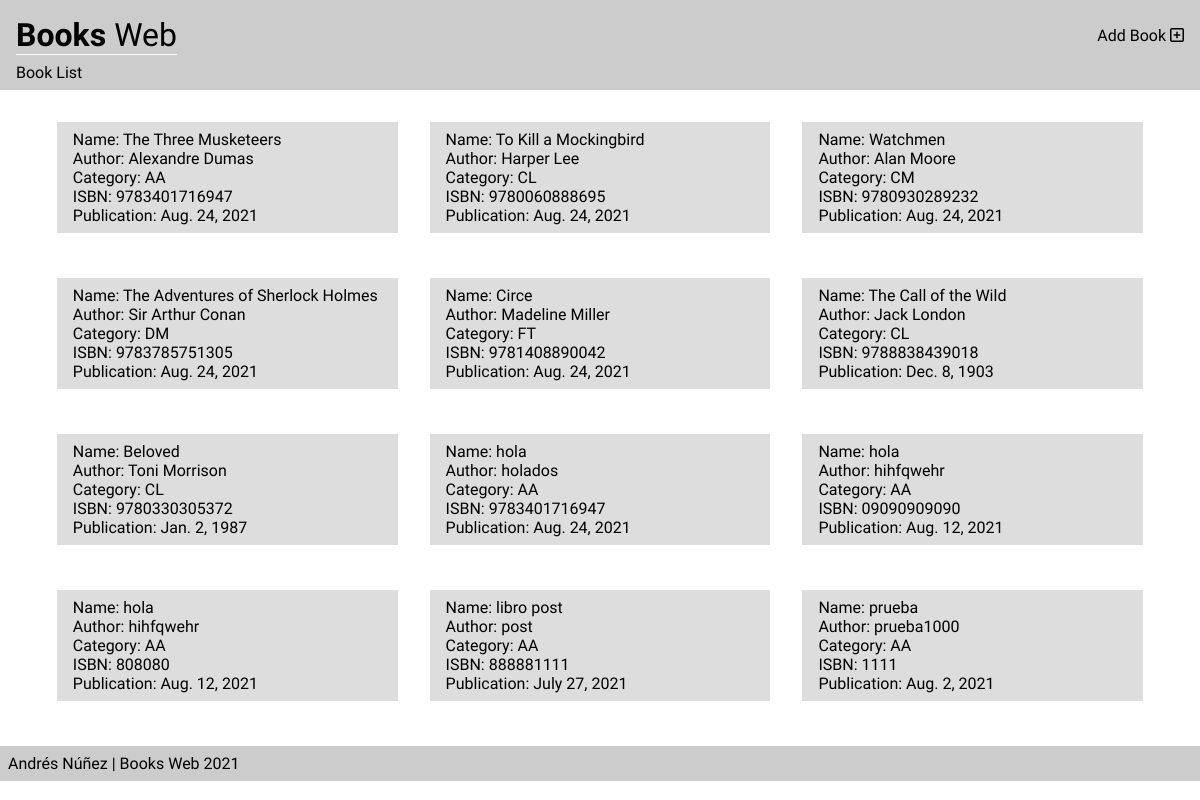
The app's page /, older data.
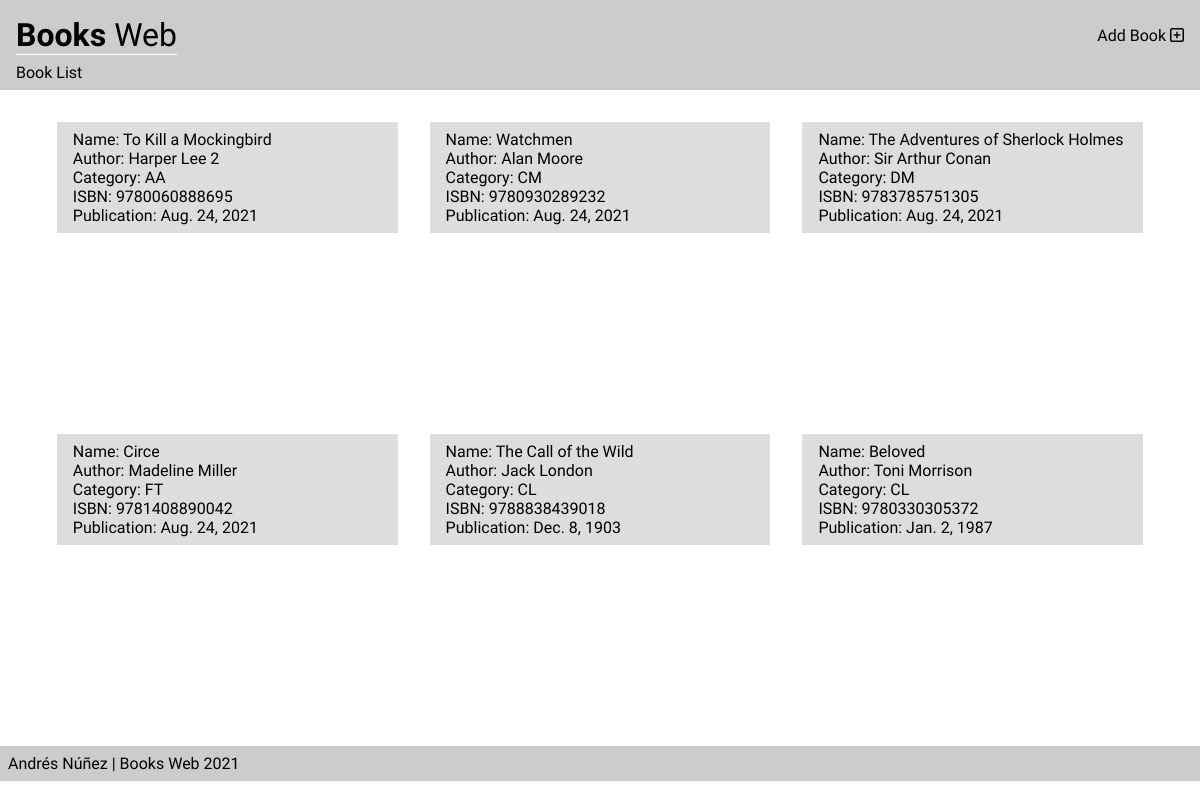
The same page, newer data.
### bookswebAPI/models.py (models this page shows)
class Book(models.Model):
    name = models.CharField(max_length=50, null=True)
    author_name = models.CharField(max_length=50, null=True)
    action_adventure = 'AA'
    classics = 'CL'
    comic = 'CM'
    detective_mystery = 'DM'
    fantasy = 'FT'
    category_choices = [
        (action_adventure,'Action and Adventure'),
        (classics, 'Classics'),
        (comic, 'Comic Book'),
        (detective_mystery, 'Detective and Mystery'),
        (fantasy, 'Fantasy'),
    ]
    category = models.CharField(
        max_length=2,
        choices=category_choices,
        default=classics,
        )
    isbn = models.CharField(max_length=13, null=True)
    publication_date = models.DateField(max_length=20, default=timezone.now())

### bookviewer/views.py (the view)
# urls.py: path('', index, name="index"),
def index(request):
    if request.method == 'GET':
        books_list = list(Book.objects.all().values())
        return render(request, 'index.html',{
            'books_list': books_list,
        })

### bookviewer/templates/index.html (shortened to what this page needs)
{% extends 'layout.html' %}
{% block subtitle %}
Book List
{% endblock %}
{% block content %}
<div class="Cards__container">
    {% for book in books_list %}
    <div class="Card__container">
        <ul>
            <li>Name: {{ book.name }}</li>
            <li>Author: {{ book.author_name }}</li>
            <li>Category: {{ book.category }}</li>
            <li>ISBN: {{ book.isbn }}</li>
            <li>Publication: {{ book.publication_date }}</li>
        </ul>
    </div>
    {% endfor %}
</div>
{% endblock %}

Row changes from the older to the newer data that the page shows:
removed Book: name "The Three Musketeers", author_name "Alexandre Dumas", category "AA", isbn "9783401716947", publication_date "Aug. 24, 2021"
removed Book: name "hola", author_name "holados", category "AA", isbn "9783401716947", publication_date "Aug. 24, 2021"
removed Book: name "hola", author_name "hihfqwehr", category "AA", isbn "09090909090", publication_date "Aug. 12, 2021"
removed Book: name "hola", author_name "hihfqwehr", category "AA", isbn "808080", publication_date "Aug. 12, 2021"
removed Book: name "libro post", author_name "post", category "AA", isbn "888881111", publication_date "July 27, 2021"
removed Book: name "prueba", author_name "prueba1000", category "AA", isbn "1111", publication_date "Aug. 2, 2021"
changed Book "To Kill a Mockingbird": author_name "Harper Lee" → "Harper Lee 2"; category "CL" → "AA"
